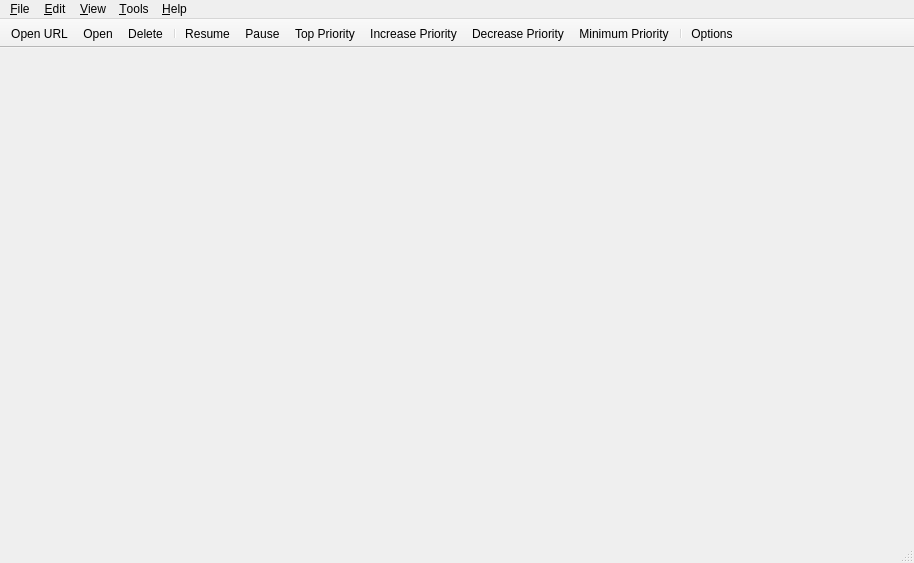
<?xml version="1.0" encoding="UTF-8"?>
<ui version="4.0">
 <class>MainWindow</class>
 <widget class="QMainWindow" name="MainWindow">
  <property name="geometry">
   <rect>
    <x>0</x>
    <y>0</y>
    <width>914</width>
    <height>563</height>
   </rect>
  </property>
  <property name="contextMenuPolicy">
   <enum>Qt::CustomContextMenu</enum>
  </property>
  <widget class="QWidget" name="centralWidget">
   <layout class="QVBoxLayout" name="centralWidgetLayout">
    <property name="leftMargin">
     <number>7</number>
    </property>
    <property name="topMargin">
     <number>3</number>
    </property>
    <property name="rightMargin">
     <number>5</number>
    </property>
    <property name="bottomMargin">
     <number>0</number>
    </property>
   </layout>
  </widget>
  <widget class="QMenuBar" name="menubar">
   <property name="geometry">
    <rect>
     <x>0</x>
     <y>0</y>
     <width>914</width>
     <height>22</height>
    </rect>
   </property>
   <widget class="QMenu" name="menuEdit">
    <property name="title">
     <string>&amp;Edit</string>
    </property>
    <addaction name="actionStart"/>
    <addaction name="actionPause"/>
    <addaction name="actionStartAll"/>
    <addaction name="actionPauseAll"/>
    <addaction name="separator"/>
    <addaction name="actionDelete"/>
    <addaction name="actionTopPriority"/>
    <addaction name="actionIncreasePriority"/>
    <addaction name="actionDecreasePriority"/>
    <addaction name="actionBottomPriority"/>
   </widget>
   <widget class="QMenu" name="menuHelp">
    <property name="title">
     <string>&amp;Help</string>
    </property>
    <addaction name="actionDocumentation"/>
    <addaction name="actionCheckForUpdates"/>
    <addaction name="separator"/>
    <addaction name="actionDonateMoney"/>
    <addaction name="actionAbout"/>
   </widget>
   <widget class="QMenu" name="menuOptions">
    <property name="title">
     <string>&amp;Tools</string>
    </property>
    <widget class="QMenu" name="menuAutoShutdownOnDownloadsCompletion">
     <property name="title">
      <string>On Downloads &amp;Done</string>
     </property>
     <addaction name="actionAutoShutdownDisabled"/>
     <addaction name="actionAutoExit"/>
     <addaction name="actionAutoSuspend"/>
     <addaction name="actionAutoHibernate"/>
     <addaction name="actionAutoShutdown"/>
    </widget>
    <addaction name="actionCreateTorrent"/>
    <addaction name="separator"/>
    <addaction name="actionManageCookies"/>
    <addaction name="actionOptions"/>
    <addaction name="separator"/>
    <addaction name="menuAutoShutdownOnDownloadsCompletion"/>
   </widget>
   <widget class="QMenu" name="menuFile">
    <property name="title">
     <string>&amp;File</string>
    </property>
    <addaction name="actionOpen"/>
    <addaction name="actionDownloadFromURL"/>
    <addaction name="actionCloseWindow"/>
    <addaction name="separator"/>
    <addaction name="actionExit"/>
   </widget>
   <widget class="QMenu" name="menuView">
    <property name="title">
     <string>&amp;View</string>
    </property>
    <widget class="QMenu" name="menuLog">
     <property name="title">
      <string>&amp;Log</string>
     </property>
     <addaction name="actionExecutionLogs"/>
     <addaction name="separator"/>
     <addaction name="actionNormalMessages"/>
     <addaction name="actionInformationMessages"/>
     <addaction name="actionWarningMessages"/>
     <addaction name="actionCriticalMessages"/>
    </widget>
    <addaction name="separator"/>
    <addaction name="actionTopToolBar"/>
    <addaction name="actionShowStatusbar"/>
    <addaction name="actionSpeedInTitleBar"/>
    <addaction name="separator"/>
    <addaction name="actionSearchWidget"/>
    <addaction name="actionRSSReader"/>
    <addaction name="menuLog"/>
    <addaction name="separator"/>
    <addaction name="actionStatistics"/>
    <addaction name="separator"/>
    <addaction name="actionLock"/>
   </widget>
   <addaction name="menuFile"/>
   <addaction name="menuEdit"/>
   <addaction name="menuView"/>
   <addaction name="menuOptions"/>
   <addaction name="menuHelp"/>
  </widget>
  <widget class="QToolBar" name="toolBar">
   <property name="movable">
    <bool>false</bool>
   </property>
   <property name="orientation">
    <enum>Qt::Horizontal</enum>
   </property>
   <property name="toolButtonStyle">
    <enum>Qt::ToolButtonFollowStyle</enum>
   </property>
   <property name="floatable">
    <bool>false</bool>
   </property>
   <attribute name="toolBarArea">
    <enum>TopToolBarArea</enum>
   </attribute>
   <attribute name="toolBarBreak">
    <bool>false</bool>
   </attribute>
   <addaction name="actionDownloadFromURL"/>
   <addaction name="actionOpen"/>
   <addaction name="actionDelete"/>
   <addaction name="separator"/>
   <addaction name="actionStart"/>
   <addaction name="actionPause"/>
   <addaction name="actionTopPriority"/>
   <addaction name="actionIncreasePriority"/>
   <addaction name="actionDecreasePriority"/>
   <addaction name="actionBottomPriority"/>
   <addaction name="separator"/>
   <addaction name="actionOptions"/>
  </widget>
  <widget class="QStatusBar" name="statusBar"/>
  <action name="actionOpen">
   <property name="text">
    <string>&amp;Add Torrent File...</string>
   </property>
   <property name="iconText">
    <string>Open</string>
   </property>
  </action>
  <action name="actionExit">
   <property name="text">
    <string>E&amp;xit</string>
   </property>
  </action>
  <action name="actionOptions">
   <property name="text">
    <string>&amp;Options...</string>
   </property>
  </action>
  <action name="actionAbout">
   <property name="text">
    <string>&amp;About</string>
   </property>
  </action>
  <action name="actionStart">
   <property name="text">
    <string>&amp;Resume</string>
   </property>
  </action>
  <action name="actionPause">
   <property name="text">
    <string>&amp;Pause</string>
   </property>
  </action>
  <action name="actionStartAll">
   <property name="text">
    <string>R&amp;esume All</string>
   </property>
  </action>
  <action name="actionPauseAll">
   <property name="text">
    <string>P&amp;ause All</string>
   </property>
  </action>
  <action name="actionDelete">
   <property name="text">
    <string>&amp;Delete</string>
   </property>
  </action>
  <action name="actionDownloadFromURL">
   <property name="text">
    <string>Add Torrent &amp;Link...</string>
   </property>
   <property name="iconText">
    <string>Open URL</string>
   </property>
  </action>
  <action name="actionCreateTorrent">
   <property name="text">
    <string>Torrent &amp;Creator</string>
   </property>
  </action>
  <action name="actionSetUploadLimit">
   <property name="text">
    <string>Set Upload Limit...</string>
   </property>
  </action>
  <action name="actionSetDownloadLimit">
   <property name="text">
    <string>Set Download Limit...</string>
   </property>
  </action>
  <action name="actionDocumentation">
   <property name="text">
    <string>&amp;Documentation</string>
   </property>
  </action>
  <action name="actionSetGlobalDownloadLimit">
   <property name="text">
    <string>Set Global Download Limit...</string>
   </property>
  </action>
  <action name="actionSetGlobalUploadLimit">
   <property name="text">
    <string>Set Global Upload Limit...</string>
   </property>
  </action>
  <action name="actionBottomPriority">
   <property name="text">
    <string>Minimum Priority</string>
   </property>
   <property name="visible">
    <bool>true</bool>
   </property>
  </action>
  <action name="actionTopPriority">
   <property name="text">
    <string>Top Priority</string>
   </property>
   <property name="visible">
    <bool>true</bool>
   </property>
  </action>
  <action name="actionDecreasePriority">
   <property name="text">
    <string>Decrease Priority</string>
   </property>
   <property name="visible">
    <bool>true</bool>
   </property>
  </action>
  <action name="actionIncreasePriority">
   <property name="text">
    <string>Increase Priority</string>
   </property>
   <property name="visible">
    <bool>true</bool>
   </property>
  </action>
  <action name="actionUseAlternativeSpeedLimits">
   <property name="checkable">
    <bool>true</bool>
   </property>
   <property name="text">
    <string>Alternative Speed Limits</string>
   </property>
   <property name="toolTip">
    <string>Alternative Speed Limits</string>
   </property>
  </action>
  <action name="actionTopToolBar">
   <property name="checkable">
    <bool>true</bool>
   </property>
   <property name="text">
    <string>&amp;Top Toolbar</string>
   </property>
   <property name="toolTip">
    <string>Display Top Toolbar</string>
   </property>
  </action>
  <action name="actionShowStatusbar">
   <property name="checkable">
    <bool>true</bool>
   </property>
   <property name="text">
    <string>Status &amp;Bar</string>
   </property>
  </action>
  <action name="actionSpeedInTitleBar">
   <property name="checkable">
    <bool>true</bool>
   </property>
   <property name="text">
    <string>S&amp;peed in Title Bar</string>
   </property>
   <property name="toolTip">
    <string>Show Transfer Speed in Title Bar</string>
   </property>
  </action>
  <action name="actionRSSReader">
   <property name="checkable">
    <bool>true</bool>
   </property>
   <property name="text">
    <string>&amp;RSS Reader</string>
   </property>
  </action>
  <action name="actionSearchWidget">
   <property name="checkable">
    <bool>true</bool>
   </property>
   <property name="text">
    <string>Search &amp;Engine</string>
   </property>
  </action>
  <action name="actionDonateMoney">
   <property name="text">
    <string>Do&amp;nate!</string>
   </property>
   <property name="toolTip">
    <string>If you like qBittorrent, please donate!</string>
   </property>
  </action>
  <action name="actionAutoExit">
   <property name="checkable">
    <bool>true</bool>
   </property>
   <property name="text">
    <string>&amp;Exit qBittorrent</string>
   </property>
  </action>
  <action name="actionAutoSuspend">
   <property name="checkable">
    <bool>true</bool>
   </property>
   <property name="text">
    <string>&amp;Suspend System</string>
   </property>
  </action>
  <action name="actionAutoHibernate">
   <property name="checkable">
    <bool>true</bool>
   </property>
   <property name="text">
    <string>&amp;Hibernate System</string>
   </property>
  </action>
  <action name="actionAutoShutdown">
   <property name="checkable">
    <bool>true</bool>
   </property>
   <property name="text">
    <string>S&amp;hutdown System</string>
   </property>
  </action>
  <action name="actionAutoShutdownDisabled">
   <property name="checkable">
    <bool>true</bool>
   </property>
   <property name="text">
    <string>&amp;Disabled</string>
   </property>
  </action>
  <action name="actionToggleVisibility">
   <property name="text">
    <string>Show</string>
   </property>
  </action>
  <action name="actionMinimize">
   <property name="text">
    <string notr="true">Minimize</string>
   </property>
  </action>
  <action name="actionStatistics">
   <property name="text">
    <string>&amp;Statistics</string>
   </property>
  </action>
  <action name="actionCheckForUpdates">
   <property name="text">
    <string>Check for Updates</string>
   </property>
   <property name="toolTip">
    <string>Check for Program Updates</string>
   </property>
  </action>
  <action name="actionManageCookies">
   <property name="text">
    <string>Manage Cookies...</string>
   </property>
   <property name="toolTip">
    <string>Manage stored network cookies</string>
   </property>
  </action>
  <action name="actionExecutionLogs">
   <property name="checkable">
    <bool>true</bool>
   </property>
   <property name="text">
    <string>Show</string>
   </property>
  </action>
  <action name="actionNormalMessages">
   <property name="checkable">
    <bool>true</bool>
   </property>
   <property name="text">
    <string>Normal Messages</string>
   </property>
  </action>
  <action name="actionInformationMessages">
   <property name="checkable">
    <bool>true</bool>
   </property>
   <property name="text">
    <string>Information Messages</string>
   </property>
  </action>
  <action name="actionWarningMessages">
   <property name="checkable">
    <bool>true</bool>
   </property>
   <property name="text">
    <string>Warning Messages</string>
   </property>
  </action>
  <action name="actionCriticalMessages">
   <property name="checkable">
    <bool>true</bool>
   </property>
   <property name="text">
    <string>Critical Messages</string>
   </property>
  </action>
  <action name="actionCloseWindow">
   <property name="text">
    <string>Close Window</string>
   </property>
  </action>
 </widget>
 <resources/>
 <connections/>
</ui>
